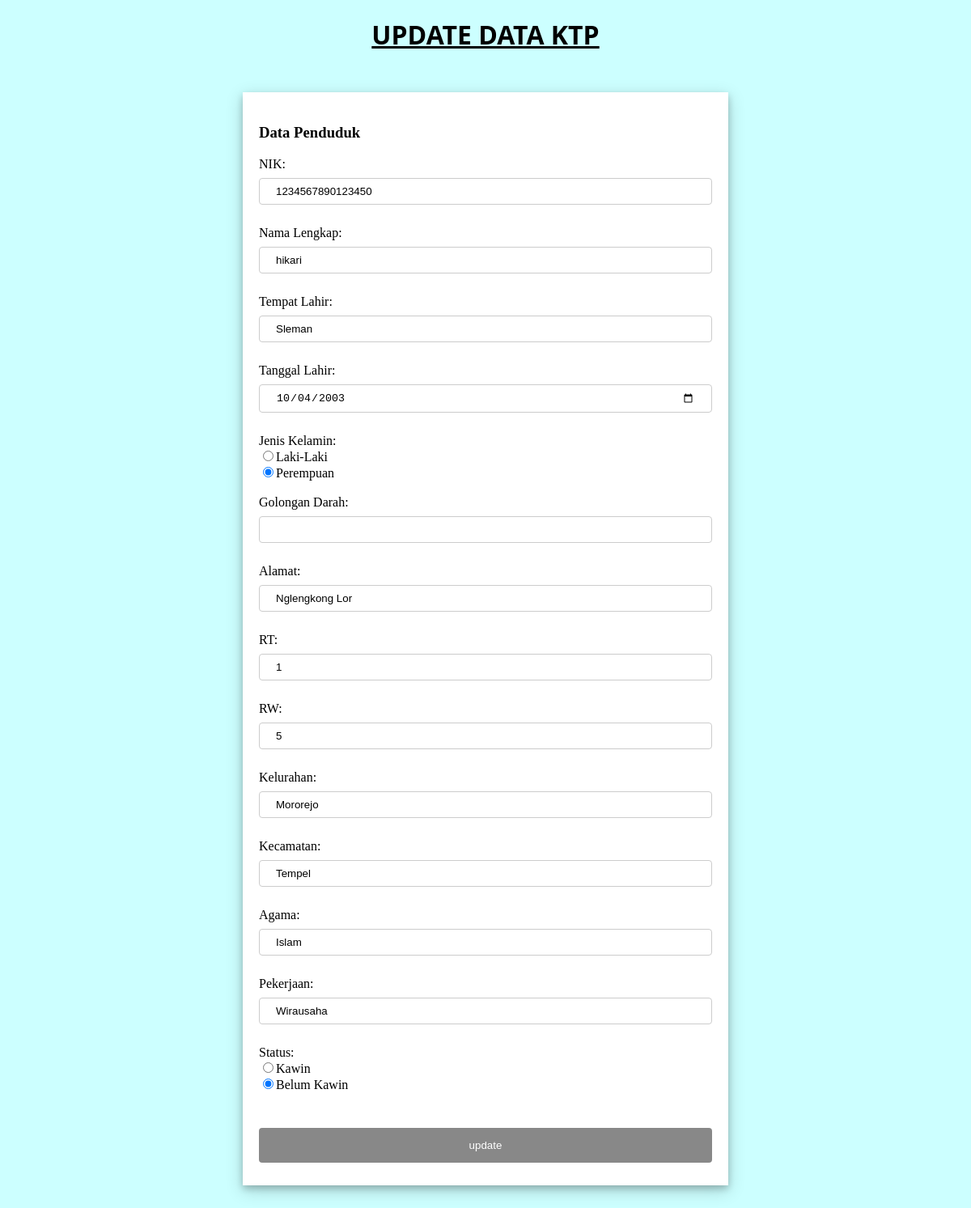
Page /update.php?nik=1234567890123450 (signed in) on the committed database.
### tables this page shows
CREATE TABLE `tb_data_ktp` (
  `nik` bigint(16) NOT NULL,
  `nama` varchar(100) NOT NULL,
  `tmp_lahir` varchar(20) NOT NULL,
  `tgl_lahir` date NOT NULL,
  `gender` char(1) NOT NULL,
  `gol_darah` varchar(5) NOT NULL,
  `alamat` varchar(100) NOT NULL,
  `rt` int(3) NOT NULL,
  `rw` int(3) NOT NULL,
  `kelurahan` varchar(20) NOT NULL,
  `kecamatan` varchar(20) NOT NULL,
  `agama` varchar(10) NOT NULL,
  `pekerjaan` varchar(100) NOT NULL,
  `status` varchar(10) NOT NULL
);

### function.php (called while the page is built, shortened)
<?php
$conn = mysqli_connect("localhost", "root", "", "db_ktp");
function query($query){
    global $conn;
    $result = mysqli_query($conn, $query);
    $rows = [];
    while($row = mysqli_fetch_assoc($result)){
        $rows[] = $row;
    }
    return $rows;
}
?>

### update.php (the view, shortened to what this page needs)
<?php
    require 'function.php';
    $nik = $_GET["nik"];
    $dt_ktp = query("SELECT * FROM tb_data_ktp WHERE nik=$nik")[0];
?>
<!DOCTYPE html>
<html lang="en">
    <head>
    </head>
    <body>
        <h1>UPDATE DATA KTP</h1>
        <div class="container">
            <form action="" method="post">
                    <h3>Data Penduduk</h3>
                    <label for="nik">NIK:</label><br>
                    <input type="number" name="nik" id="nik" pattern="[0-9]{16}" value="<?= $dt_ktp["nik"]; ?>" required>
                    <br><br>
                    <label for="nama">Nama Lengkap: </label><br>
                    <input type="text" name="nama" id="nama" value="<?= $dt_ktp["nama"]; ?>" required>
                    <br><br>
                    <label for="tmp_lahir">Tempat Lahir: </label><br>
                    <input type="text" name="tmp_lahir" id="tmp_lahir" value="<?= $dt_ktp["tmp_lahir"]; ?>" required>
                    <br><br>
                    <label for="tgl_lahir">Tanggal Lahir: </label><br>
                    <input type="date" name="tgl_lahir" id="tgl_lahir" value="<?= $dt_ktp["tgl_lahir"]; ?>" required>
                    <br><br>
                    <label for="gender">Jenis Kelamin:</label><br>
                    <input type="radio" name="gender" id="gender" value="L"<?php if ($dt_ktp["gender"]=="L"){echo 'checked';} ?> required>Laki-Laki<br>
                    <input type="radio" name="gender" id="gender" value="P"<?php if($dt_ktp["gender"]=="P"){echo 'checked';} ?> required>Perempuan
                    <br><br>
                    <label for="gol_darah">Golongan Darah: </label><br>
                    <input type="text" name="gol_darah" id="gol_darah" value="<?= $dt_ktp["gol_darah"]; ?>" >
                    <br><br>
                    <label for="alamat">Alamat:</label><br>
                    <input type="text" name="alamat" id="alamat" value="<?= $dt_ktp["alamat"]; ?>" required>
                    <br><br>
                    <label for="rt">RT:</label><br>
                    <input type="text" name="rt" id="rt" value="<?= $dt_ktp["rt"]; ?>" required>
                    <br><br>
                    <label for="rw">RW:</label><br>
                    <input type="text" name="rw" id="rw" value="<?= $dt_ktp["rw"]; ?>" required>
                    <br><br>
                    <label for="kelurahan">Kelurahan:</label><br>
                    <input type="text" name="kelurahan" id="kelurahan" value="<?= $dt_ktp["kelurahan"]; ?>" required>
                    <br><br>
                    <label for="kecamatan">Kecamatan:</label><br>
                    <input type="text" name="kecamatan" id="kecamatan" value="<?= $dt_ktp["kecamatan"]; ?>" required>
                    <br><br>
                    <label for="agama">Agama:</label><br>
                    <input type="text" name="agama" id="agama" value="<?= $dt_ktp["agama"]; ?>" required>
                    <br><br>
                    <label for="pekerjaan">Pekerjaan:</label><br>
                    <input type="text" name="pekerjaan" id="pekerjaan" value="<?= $dt_ktp["pekerjaan"]; ?>" required>
                    <br><br>
                    <label for="status">Status:</label><br>
                    <input type="radio" name="status" id="status" value="K"<?php if($dt_ktp["status"]=="K"){echo 'checked';} ?> required>Kawin<br>
                    <input type="radio" name="status" id="status" value="BK"<?php if($dt_ktp["status"]=="BK"){echo 'checked';} ?> required>Belum Kawin<br>
                    <br><br>
                    <button type="submit" name="submit">update</button>
            </form>
        </div>
    </body>
</html>

### update.php (style rules this page uses)
body { background: #CCFFFF; }
.container { background-color: white; width: 600px; height: 100%; margin: 50px auto; box-shadow: 0 4px 8px 0 rgba(0, 0, 0, 0.2), 0 6px 20px 0 rgba(0, 0, 0, 0.19); }
form { padding: 20px; }
h1 { text-align: center; font-family: Segoe UI; text-decoration: underline; }
input[type=number], input[type=date], input[type=text], select { width: 100%; padding: 8px 20px; margin: 8px 0; display: inline-block; border: 1px solid #ccc; border-radius: 4px; box-sizing: border-box; }
button[type=submit] { width: 100%; background-color: #888888 ; color: white; padding: 14px 20px; margin: 8px 0; border: none; border-radius: 4px; cursor: pointer; }

### rows in the picture
tb_data_ktp: nik "1234567890123450", nama "hikari", tmp_lahir "Sleman", tgl_lahir "10/04/2003", gender "☐ Jenis Kelamin:", gender "☑", alamat "Nglengkong Lor", rt "1", rw "5", kelurahan "Mororejo", kecamatan "Tempel", agama "Islam", pekerjaan "Wirausaha", status "☐ Status:", status "☑"
